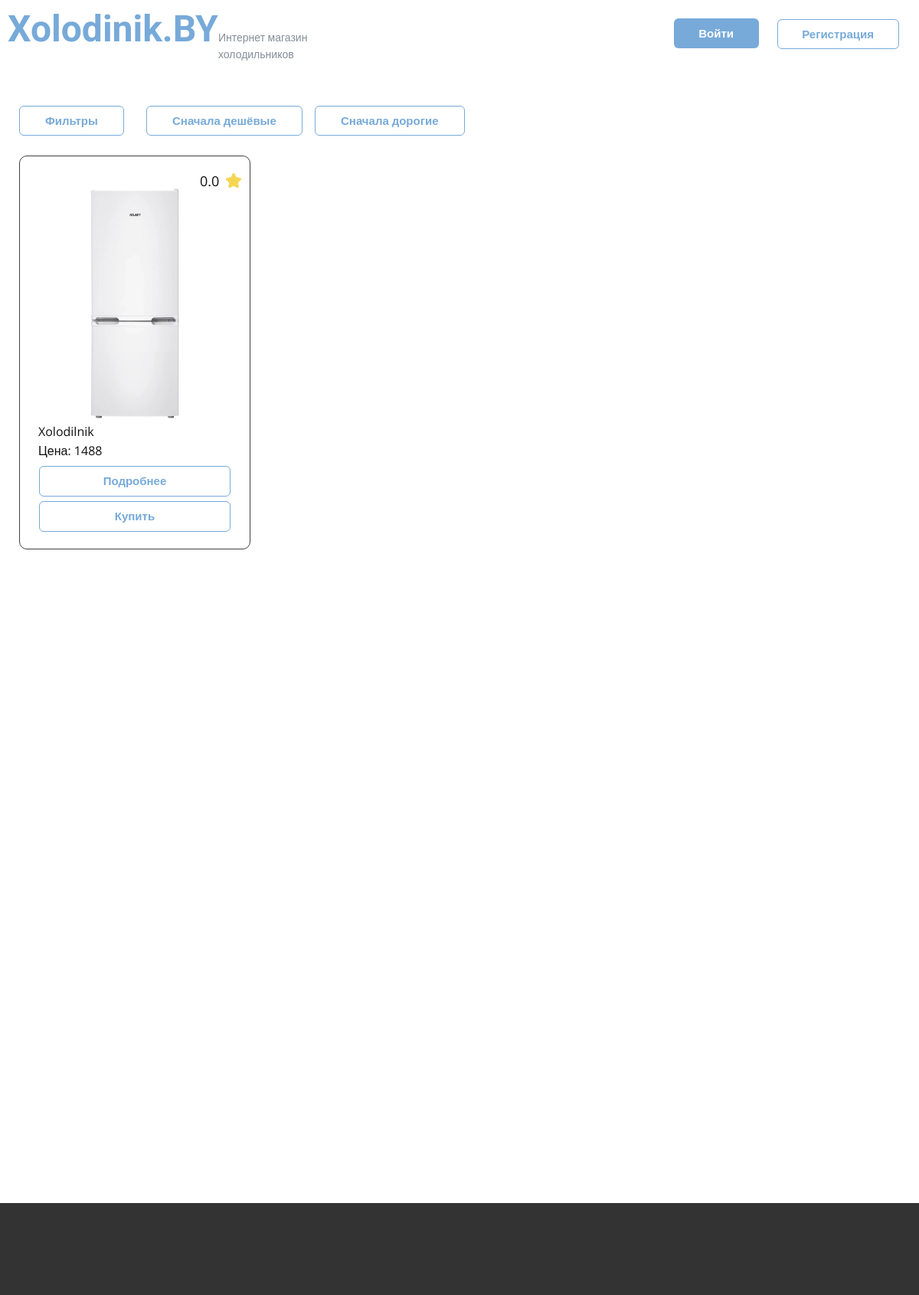
The page / on the database its author committed.
### app.py (models this page shows)
class Prod(db.Model):
    id = db.Column(db.Integer, primary_key=True)
    model = db.Column(db.String(20), nullable=False, unique=True)
    producer = db.Column(db.String(20), nullable=False)
    price = db.Column(db.Integer, nullable=False)
    width = db.Column(db.String(20), nullable=False)
    depth = db.Column(db.String(20), nullable=False)
    height = db.Column(db.String(20), nullable=False)
    weight = db.Column(db.String(20), nullable=False)
    volume = db.Column(db.String(20), nullable=False)
    service = db.Column(db.String(20), nullable=False)
    country = db.Column(db.String(20), nullable=False)
    category = db.Column(db.String(20), nullable=False)
    colling = db.Column(db.String(20), nullable=False)
    color = db.Column(db.String(20), nullable=False)
    energy_efficiency = db.Column(db.String(20), nullable=False)
    compressors = db.Column(db.String(20), nullable=False)
    noise = db.Column(db.String(20), nullable=False)
    handle = db.Column(db.String(20), nullable=False)
    guaranty = db.Column(db.String(20), nullable=False)
    control_unit = db.Column(db.String(20), nullable=False)
    power = db.Column(db.String(20), nullable=False)
    chambers = db.Column(db.String(20), nullable=False)
    doors = db.Column(db.String(20), nullable=False)
    useful_volume = db.Column(db.String(20), nullable=False)
    useful_volume_ref = db.Column(db.String(20), nullable=False)
    useful_volume_freezer = db.Column(db.String(20), nullable=False)
    voltage_frequency = db.Column(db.String(20), nullable=False)
    energy_consumption = db.Column(db.String(20), nullable=False)
    coolant = db.Column(db.String(20), nullable=False)
    series = db.Column(db.String(20), nullable=False)
    temperature = db.Column(db.String(20), nullable=False)
    defrosting_system = db.Column(db.String(20), nullable=False)
    shelves = db.Column(db.String(20), nullable=False)
    barriers = db.Column(db.String(20), nullable=False)
    baskets = db.Column(db.String(20), nullable=False)
    inserts = db.Column(db.String(20), nullable=False)
    stoppers = db.Column(db.String(20), nullable=False)
    freezer_temp = db.Column(db.String(20), nullable=False)
    freezing_capacity = db.Column(db.String(20), nullable=False)
    freezer_parts = db.Column(db.String(20), nullable=False)
    size_without = db.Column(db.String(20), nullable=False)
    size_with = db.Column(db.String(20), nullable=False)
    weight_without = db.Column(db.String(20), nullable=False)
    weight_with = db.Column(db.String(20), nullable=False)
    rating = db.Column(db.Float, nullable=False, default=0.0)
    description = db.Column(db.String(200), nullable=False)
    image_path = db.Column(db.String(50), nullable=False, unique=True)

### app.py (the view)
@app.route("/")
def index():
    prods = Prod.query.all()
    return render_template("index.html", prods=prods)

### templates/index.html (shortened to what this page needs)
<!DOCTYPE html>
<html style="font-size: 16px;" lang="ru"><head>
    <link rel="stylesheet" href="{{ url_for('static', filename='index.css') }}" media="screen">
    <link rel="stylesheet" href="{{ url_for('static', filename='un.css') }}" media="screen">
    <meta property="og:title" content="Главная"></head>
  <body>
  <header>
      <div class="head">
        <a class="logo" href="/">Xolodinik.BY</a>
        <p class="logo-text">Интернет магазин<br>холодильников</p>
        {% if current_user.is_active and not current_user.role == "admin" %}
          <a href="/cub" style="margin-right: 20px !important;" class="btn btn-2">Личный кабинет</a>
        {% elif current_user.role == "admin" %}
          <a href="/panel" style="margin-right: 20px !important;" class="btn btn-2">Админ панель</a>
        {% else %}
          <a href="/register" class="btn btn-1">Регистрация</a>
          <a href="/login" class="btn btn-2">Войти</a>
        {% endif %}
      </div>
  </header>
    <section>
      <div class="container">
        <a href="" class="btn btn-1">Фильтры </a>
        <a href="" class="btn btn-2">Сначала дешёвые </a>
        <a href="" class="btn btn-3">Сначала дорогие</a>
          <div class="catalog">
              {% for prod in prods%}
            <div class="container-product-1">
                <p class="rating-text">{{ prod.rating }}</p>
                <div class="div-svg">
                  <svg class="svg-1" preserveAspectRatio="none" viewBox="0 0 160 154"><use xlink:href="#svg-7557"></use></svg>
                </div>
                <img class="image" src="{{ url_for('static', filename=prod.image_path) }}">
                <p class="model">{{ prod.model }}</p>
                <p class="price">Цена: {{ prod.price }}</p>
                <a class="btn btn-4" href="/product?id={{ prod.id }}">Подробнее</a>
                <a class="btn btn-4" href="/order?id={{ prod.id }}">Купить </a>
              </div>
            </div>
              {% endfor %}
        </div>
    </section>
  <footer></footer>
</body></html>

### static/index.css (style rules this page uses)
body { -webkit-text-size-adjust: 100%; box-sizing: border-box; margin: 0; height: auto; min-height: 100%; overflow-x: clip; position: relative; font-size: 1rem; line-height: 1.6; --animation-fade_in-opacity: 0; --animation-fade_in_up-opacity: 0; --animation-fade_in_left-opacity: 0; --animation-fade_in_right-opacity: 0; --animation-fade_in_down-opacity: 0; --animation-fade_in_up_big-opacity: 0; --animation-fade_in_left_big-opacity: 0; --animation-fade_in_right_big-opacity: 0; --animation-fade_in_down_big-opacity: 0; --animation-fade_out-opacity: 0; --animation-fade_out_up-opacity: 0; --animation-fade_out_left-opacity: 0; --animation-fade_out_right-opacity: 0; --animation-fade_out_down-opacity: 0; --animation-fade_out_up_big-opacity: 0; --animation-fade_out_left_big-opacity: 0; --animation-fade_out_right_big-opacity: 0; --animation-fade_out_down_big-opacity: 0; --animation-rotate_in-rotate: -200deg; --animation-rotate_in_down_left-rotate: -45deg; --animation-rotate_in_down_right-rotate: 45deg; --animation-rotate_in_up_left-rotate: 45deg; --animation-rotate_in_up_right-rotate: -90deg; --animation-rotate_out-rotate: 200deg; --animation-rotate_out_down_left-rotate: 45deg; --animation-rotate_out_down_right-rotate: -45deg; --animation-rotate_out_up_left-rotate: -45deg; --animation-rotate_out_up_right-rotate: 90deg; --animation-roll_in-rotate: -120deg; --animation-roll_in-translate_x: -100%; --animation-roll_out-rotate: 120deg; --animation-roll_out-translate_x: 100%; --animation-zoom_in-scale: 0.3; --animation-zoom_in_down-scale: 0.475; --animation-zoom_in_down-translate_y: 60px; --animation-zoom_in_up-scale: 0.475; --animation-zoom_in_up-translate_y: -60px; --animation-zoom_in_left-scale: 0.475; --animation-zoom_in_left-translate_x: 10px; --animation-zoom_in_right-scale: 0.475; --animation-zoom_in_right-translate_x: -10px; --animation-zoom_out-scale: 0.3; --animation-zoom_out_down-scale: 0.475; --animation-zoom_out_down-translate_y: -60px; --animation-zoom_out_up-scale: 0.475; --animation-zoom_out_up-translate_y: 60px; --animation-zoom_out_left-scale: 0.475; --animation-zoom_out_left-translate_x: 42px; --animation-zoom_out_right-scale: 0.475; --animation-zoom_out_right-translate_x: -42px; --animation-slide_in_down-translate_y: -100%; --animation-slide_in_up-translate_y: 100%; --animation-slide_in_left-translate_x: -100%; --animation-slide_in_right-translate_x: 100%; --animation-slide_out_down-translate_y: 100%; --animation-slide_out_up-translate_y: -100%; --animation-slide_out_left-translate_x: -100%; --animation-slide_out_right-translate_x: 100%; --animation-custom_in-translate_x: 0px; --animation-custom_in-translate_y: 0px; --animation-custom_in-scale: 1; --animation-custom_in-rotate: 0deg; --animation-custom_in-opacity: 0; font-family: 'Open Sans',sans-serif; color: #111111; background-color: #ffffff; --effect-scale: 1.1; --theme-sheet-width-xl: 1140px; --theme-sheet-width-lg: 940px; --theme-sheet-width-md: 720px; --theme-sheet-width-sm: 540px; --theme-sheet-width-xs: 340px; }
.model { text-align: left; stroke: none; margin: 5px 20px 0 24px; }
.price { text-align: left; stroke: none; margin: 0 20px 0 24px; }
.image { object-fit: cover; display: block; vertical-align: middle; background-size: cover; background-position: 50% 50%; background-repeat: no-repeat; color: #111111; overflow: hidden; width: 200px; height: 300px; margin: 0 50px; }
.div-svg { position: relative; color: #f5d654 !important; width: 20px; height: 20px; margin: -25px 11px 0 auto; }
.svg-1 { overflow: hidden; position: absolute; fill: #f5d654; }
.rating-text { font-size: 1.125rem; margin: 12px 36px 0 235px; }
.container-product-1 { border-style: solid; border-width: 1px; border-radius: 10px; border-color: #404040; stroke: none; width: 300px; height: 500px; margin: 0 10px 0 0; padding: 6px 0; }
.catalog { display: flex; position: relative; text-align: left; min-height: 1009px; height: auto; margin: 26px 25px 60px; }
.container { box-sizing: border-box; position: relative; min-height: 1432px; }
.btn-1 { margin: 29px auto 0 25px !important; padding: 8px 33px !important; }
.btn-2 { margin: -39px auto 0 191px !important; padding: 8px 33px !important; }
.btn-3 { margin: -39px auto 0 411px !important; padding: 8px 33px !important; }
.btn-4 { font-weight: 700; font-size: 0.9375rem; border-style: solid; margin: 6px auto 0 !important; height: 40px; width: 250px; }

### rows shown on the page
Prod: rating "0.0", image_path (picture), model "Xolodilnik", price "1488"
